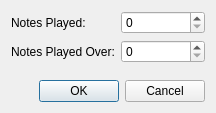
<?xml version="1.0" encoding="UTF-8"?>
<ui version="4.0">
 <class>IrregularGroupingDialog</class>
 <widget class="QDialog" name="IrregularGroupingDialog">
  <property name="geometry">
   <rect>
    <x>0</x>
    <y>0</y>
    <width>216</width>
    <height>113</height>
   </rect>
  </property>
  <property name="windowTitle">
   <string>Irregular Grouping</string>
  </property>
  <property name="modal">
   <bool>true</bool>
  </property>
  <layout class="QVBoxLayout" name="verticalLayout">
   <item>
    <layout class="QFormLayout" name="formLayout">
     <item row="0" column="0">
      <widget class="QLabel" name="notesPlayedLabel">
       <property name="text">
        <string>Notes Played:</string>
       </property>
      </widget>
     </item>
     <item row="0" column="1">
      <widget class="QSpinBox" name="notesPlayedSpinBox"/>
     </item>
     <item row="1" column="0">
      <widget class="QLabel" name="notesPlayedOverLabel">
       <property name="text">
        <string>Notes Played Over:</string>
       </property>
      </widget>
     </item>
     <item row="1" column="1">
      <widget class="QSpinBox" name="notesPlayedOverSpinBox"/>
     </item>
    </layout>
   </item>
   <item>
    <widget class="QDialogButtonBox" name="buttonBox">
     <property name="orientation">
      <enum>Qt::Horizontal</enum>
     </property>
     <property name="standardButtons">
      <set>QDialogButtonBox::Cancel|QDialogButtonBox::Ok</set>
     </property>
    </widget>
   </item>
  </layout>
 </widget>
 <resources/>
 <connections>
  <connection>
   <sender>buttonBox</sender>
   <signal>accepted()</signal>
   <receiver>IrregularGroupingDialog</receiver>
   <slot>accept()</slot>
   <hints>
    <hint type="sourcelabel">
     <x>248</x>
     <y>254</y>
    </hint>
    <hint type="destinationlabel">
     <x>157</x>
     <y>274</y>
    </hint>
   </hints>
  </connection>
  <connection>
   <sender>buttonBox</sender>
   <signal>rejected()</signal>
   <receiver>IrregularGroupingDialog</receiver>
   <slot>reject()</slot>
   <hints>
    <hint type="sourcelabel">
     <x>316</x>
     <y>260</y>
    </hint>
    <hint type="destinationlabel">
     <x>286</x>
     <y>274</y>
    </hint>
   </hints>
  </connection>
 </connections>
</ui>
